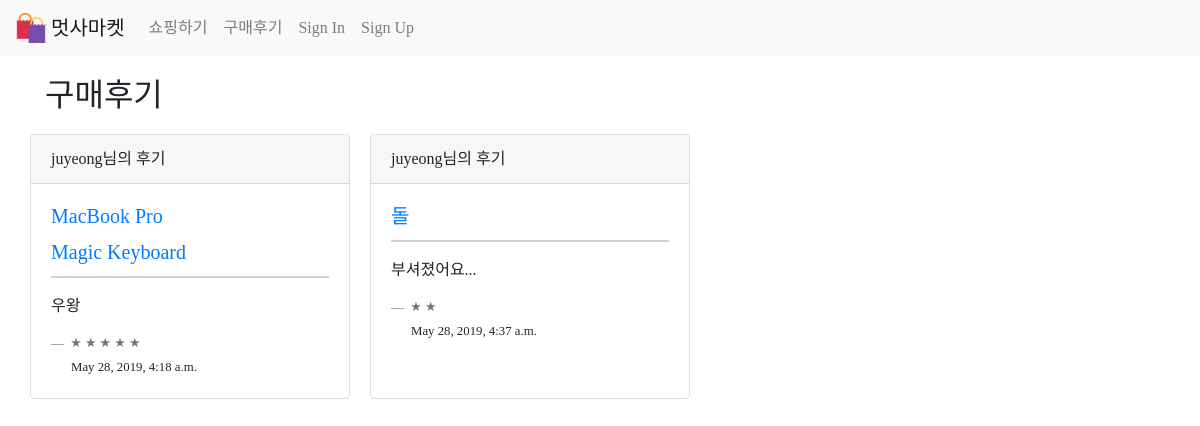
Screenshot of /items/review/ with the database file from the repository.
### items/models.py (models this page shows, shortened)
class Review(models.Model):
    objects = models.Manager()
    content = models.TextField()
    star = models.IntegerField()
    user = models.ForeignKey(User, on_delete = models.CASCADE)
    order = models.ForeignKey(Order, on_delete = models.CASCADE)
    created_at = models.DateTimeField(auto_now_add=True)

class Item(models.Model):
    objects = models.Manager()
    name = models.CharField(max_length=200)
    price = models.IntegerField()
    description = models.TextField(null=True)
    image = models.ImageField(upload_to="images/", null=True)
    bought = models.IntegerField(default=0)
    favourites = models.ManyToManyField(User, related_name='favourites')
    cart = models.ManyToManyField(User, related_name='cart')
    created_at = models.DateTimeField(auto_now_add=True)
    updated_at = models.DateTimeField(auto_now=True)

### items/views.py (the view)
# urls.py: path('review/', views.review, name="review"),
def review(request):
    reviews = Review.objects.all()
    return render(request, 'items/review.html', {'reviews': reviews})

### items/templates/items/review.html
{% extends 'base.html' %}
{% load staticfiles %}
{% block content %}
    <h2 class="h-text top-margin-20 bottom-margin-20">구매후기</h2>
    <div class="row">
    {% for review in reviews %}
    <div class="card list-margin" style="width: 20rem;">
        <div class="card-header">
            {{ review.user }}님의 후기
        </div>
        <div class="card-body">
            {% for item in review.order.items.all %}
            <a href="{% url 'items:show' item.pk %}"><h5 class="card-title">{{ item.name }}</h5></a>
            {% endfor %}
            <hr class="hr-style">
            <p class="card-text">{{ review.content|linebreaks }}</p>
            <footer class="blockquote-footer">
                {% with ''|center:review.star as range %}
                    {% for star in range %} ★ {% endfor %}
                {% endwith %}
            </footer>
            <span class="card-body"><small>{{ review.created_at }}</small></span>
        </div>
    </div>
    {% endfor %}
    </div><br><br>
    <button type="button" onclick="topFunction()" class="scrollBtn" id="myBtn">Top</button><br><br>
{% endblock %}

### project/static/css/project.css (style rules this page uses)
.h-text { font-family: "GyeonggiTitleM"; }
.top-margin-20 { margin-top: 20px; }
.bottom-margin-20 { margin-bottom: 20px; }
.list-margin { margin-right: 20px; margin-bottom: 20px; }
.hr-style { border: 0.5px solid lightgray; margin-top: 0px; margin-bottom: 0px; }
.card-body, .card-footer { font-family: "Handon3gyeopsal300g"; }
.card-title, .card-header { font-family: "Handon3gyeopsal600g"; }

### rows the page displays
Review: user "juyeong", content "우왕", star 5 (drawn), created_at "May 28, 2019, 4:18 a.m."
Item: name "MacBook Pro"
Item: name "Magic Keyboard"
Review: user "juyeong", content "부셔졌어요...", star 2 (drawn), created_at "May 28, 2019, 4:37 a.m."
Item: name "돌"
